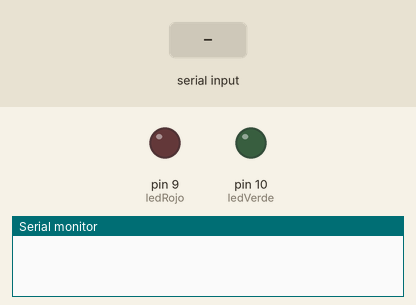
Simulated run of this sketch. Board: Arduino Uno, built with avr-gcc and run on an emulated ATmega328P. On the bench: output pins drawn as LEDs (lit = HIGH), the last lines printed to the serial monitor. Inputs (shaded band) come from the test bench.

Above: at 1.2 s.
1.3 s: "R" received over Serial
At 1.6 s:
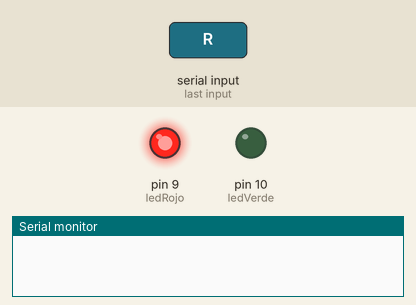
2.8 s: "G" received over Serial
At 5.1 s:
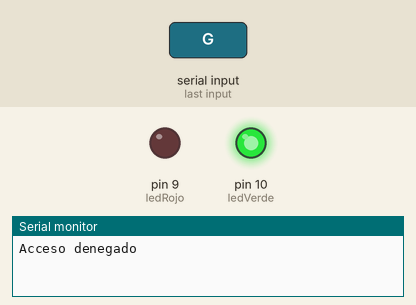
Timing chart, 0 to 8.8 s (numbered marks = the images above; inputs shaded):
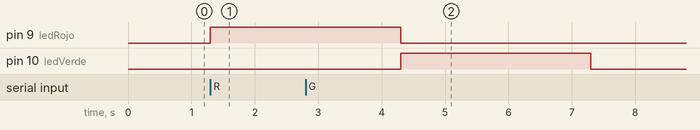

The sketch:

reconocimientofacial.ino
```cpp
const int ledRojo = 9;  // LED rojo conectado al pin 10
const int ledVerde = 10;  // LED verde conectado al pin 9

void setup() {
  pinMode(ledRojo, OUTPUT);
  pinMode(ledVerde, OUTPUT);
  Serial.begin(9600); // Configuración del puerto serial
}

void loop() {
  if (Serial.available() > 0) {
    char comando = Serial.read(); // Leer el carácter enviado desde Python

    if (comando == 'R') {
      // Rostro no reconocido
      digitalWrite(ledVerde, LOW);
      digitalWrite(ledRojo, HIGH);
      delay(3000);
      digitalWrite(ledRojo, LOW);

      Serial.println("Acceso denegado"); // Enviar mensaje al monitor serial
    } else if (comando == 'G') {
      // Rostro reconocido
      digitalWrite(ledRojo, LOW);
      digitalWrite(ledVerde, HIGH);
      delay(3000);
      digitalWrite(ledVerde, LOW);

      Serial.println("Acceso correcto"); // Enviar mensaje al monitor serial
    } else {
      // Apagar ambos LEDs si el comando no es válido
      digitalWrite(ledRojo, LOW);
      digitalWrite(ledVerde, LOW);
    }
  }
}
```

Measured:
- after the input at 1.3 s, pin 9 (ledRojo): LOW → HIGH at once
- after the input at 2.8 s, pin 10 (ledVerde): LOW → HIGH after 1.5 s, → LOW 3.0 s later
